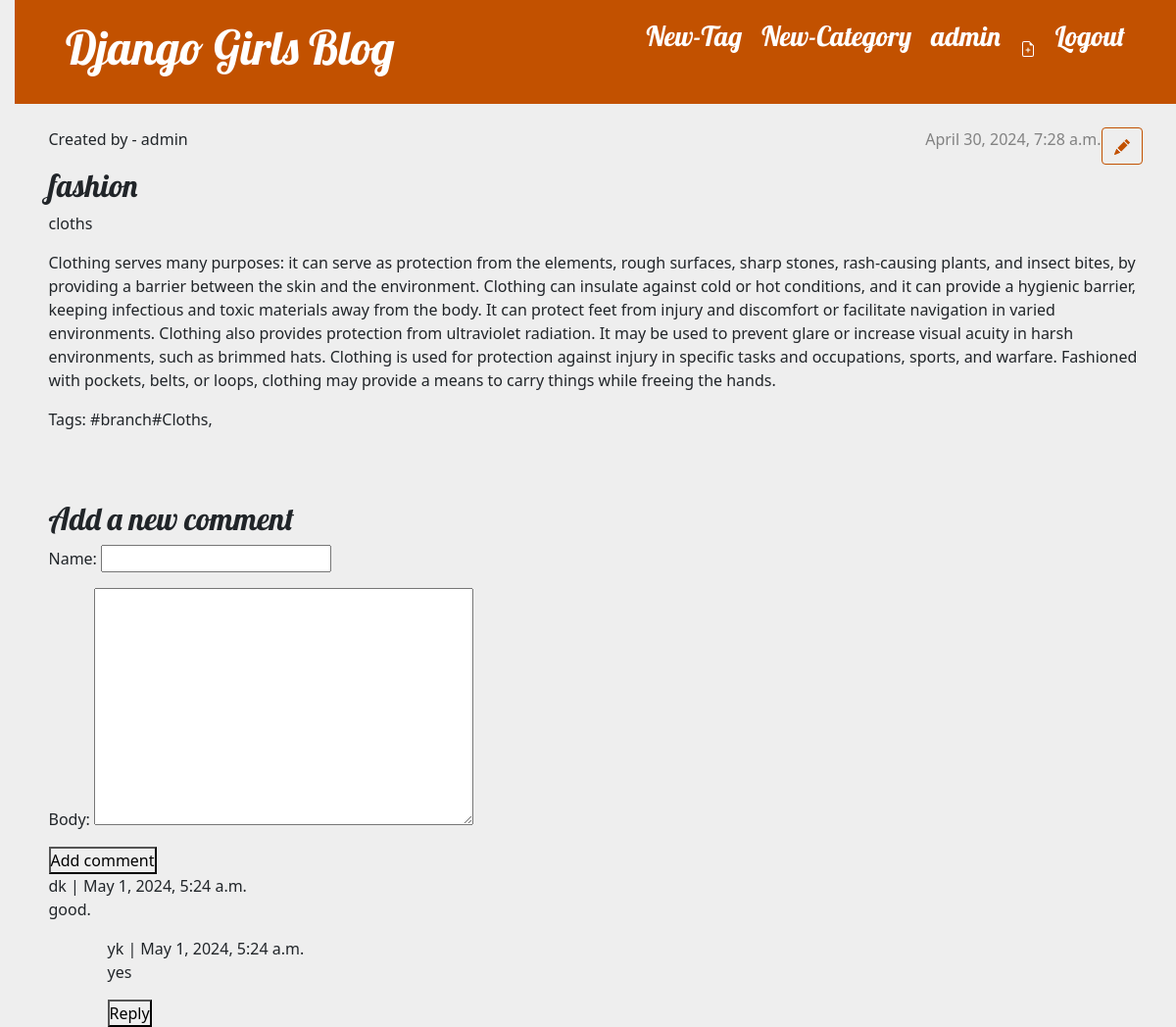
The app's page /post/1/ (signed in) with its own data.
### blog/models.py (models this page shows, shortened)
class User(AbstractUser):
    age = models.IntegerField(default=18)
    mobile = models.CharField(max_length=10)

class Post(models.Model):
    author = models.ForeignKey(settings.AUTH_USER_MODEL, on_delete=models.CASCADE)
    category = models.ForeignKey(Category, on_delete=models.CASCADE)
    tag = models.ManyToManyField(Tag)
    title = models.CharField(max_length=200)
    text = models.TextField()
    created_date = models.DateTimeField(default=timezone.now)
    published_date = models.DateTimeField(blank=True, null=True)

class Category(models.Model):
    name = models.CharField(max_length=60)
    desc = models.TextField()
    image = models.ImageField(upload_to='cat')
    def __str__(self):
        return self.name

class Tag(models.Model):
    name = models.CharField(max_length=60)
    desc = models.TextField()

class Comment(models.Model):
    post = models.ForeignKey(Post,
                             on_delete=models.CASCADE,
                             related_name='comments')
    name = models.CharField(max_length=80)
    email = models.EmailField()
    body = models.TextField()
    created = models.DateTimeField(auto_now_add=True)
    updated = models.DateTimeField(auto_now=True)
    active = models.BooleanField(default=True)
    parent = models.ForeignKey('self',on_delete=models.CASCADE, null=True, blank=True, related_name='replies')
    class Meta:
        ordering = ('created',)

### blog/views.py (the view)
# urls.py: path('post/<int:pk>/', views.post_detail, name="post_detail"),
def post_detail(request, pk):
    post = get_object_or_404(Post, pk=pk)
    comments = post.comments.filter(active=True, parent__isnull=True)
    if request.method == 'POST':
        comment_form = CommentForm(data=request.POST)
        if comment_form.is_valid():
            parent_obj = None
            try:
                parent_id = int(request.POST.get('parent_id'))
            except:
                parent_id = None
            if parent_id:
                parent_obj = Comment.objects.get(id=parent_id)
                if parent_obj:
                    replay_comment = comment_form.save(commit=False)
                    replay_comment.parent = parent_obj
            new_comment = comment_form.save(commit=False)
            new_comment.post = post
            new_comment.save()
            return redirect('post_detail', post.id)
    else:
        comment_form = CommentForm()
    return render(request,
                  'blog/post_detail.html',
                  {'post': post,
                   'comments': comments,
                   'comment_form': comment_form})

### blog/forms.py
class CommentForm(forms.ModelForm):
    class Meta:
        model = Comment
        fields = ('name', 'body')

### blog/templates/blog/post_detail.html (shortened to what this page needs)
{% extends 'blog/base.html' %}
{% block content %}
<article class="post mt-4">
    <aside class="actions">
        {% if post.author == request.user %}
            <a class="btn btn-secondary" href="{% url 'post_edit' pk=post.pk %}">
            </a>
        {% endif %}
    </aside>
    {% if post.published_date %}
        <time class="date">
            {{ post.published_date }}
        </time>
    {% endif %}
    <p>Created by - {{ post.author }}</p>
    <h2>{{ post.title }}</h2>
    <p>{{ post.category }}</p>
    <p>{{ post.text|linebreaksbr }}</p>
    <p>Tags:
        {% for t in post.tag.all %}
            {{ t.name }},
        {% endfor %}
    </p>
</article>
<h2>Add a new comment</h2>
<form action="." method="post">
    {{ comment_form.as_p }}
    <button type="submit">Add comment</button>
</form>
{% for comment in comments %}
<div class="comment" >
    <p class="info" style="margin: 0px;">{{ comment.name }} | {{ comment.created }}</p>
    {{ comment.body|linebreaks }}
    <div style="margin-left: 60px; ">
        {% for replay in comment.replies.all %}
        <p class="info" style="margin: 0px;">{{ replay.name }} | {{ replay.created }}</p>
        {{ replay.body|linebreaks}}
        {% endfor %}
    </div>
    <button type="button" style="margin-left: 60px;" class="collapsible" >Reply</button>
</div>
{% empty %}
<h4>There are no comments yet.</h4>
{% endfor %}
{% endblock %}

### blog/templates/blog/base.html (shortened to what this page needs)
{% load static %}
<!DOCTYPE html>
<html>
    <head>
        <link rel="stylesheet" href="https://cdn.jsdelivr.net/npm/bootstrap@5.1.3/dist/css/bootstrap.min.css">
        <link rel="stylesheet" href="{% static 'css/blog.css' %}">
    </head>
    <body>
        <header class="page-header">
          <div class="container">
            {% if user.is_authenticated %}
                <a href="{% url 'logout_view' %}" class="top-menu">
                    <h3>Logout</h3>
                </a>
                <a href="{% url 'post_new' %}" class="top-menu">
                </a>
                <a href="{% url 'user-profile' %}" class="top-menu">
                    <h3>{{user.username}}</h3>
                </a>
                <a href="{% url 'new_category' %}" class="top-menu">
                   <h3> New-Category</h3>
                </a>
                <a href="{% url 'new_tag' %}" class="top-menu">
                    <h3> New-Tag</h3>
                 </a>
            {% else %}
            <a href="{% url 'login_view' %}" class="top-menu">
                Login
            </a>
            {% endif %}
            <h1><a href="/">Django Girls Blog</a></h1>
          </div>
        </header>
        <main class="container">
            <div class="row">
                <div class="col">
                    {% block content %}
                    {% endblock %}
                </div>
            </div>
        </main>
    </body>
</html>

### blog/static/css/blog.css (style rules this page uses)
* { margin:0; padding:0 }
a,a:hover { text-decoration: none; }
body { background-color: #eee!important; }
h1 a, h2 a { color: #C25100; font-family: 'Lobster'; }
body { padding-left: 15px; }
.page-header { background-color: #C25100; margin-top: 0; padding: 20px 20px 20px 40px; }
.page-header h1, .page-header h1 a, .page-header h1 a:visited, .page-header h1 a:active { color: #ffffff; font-size: 36pt; text-decoration: none; }
h1, h2, h3, h4 { font-family: 'Lobster', cursive; }
.date { color: #828282; }
.top-menu, .top-menu:hover, .top-menu:visited { color: #ffffff; float: right; font-size: 26pt; margin-right: 20px; }
.post { margin-bottom: 70px; }
.post > .date, .post > .actions { float: right; }
.btn-secondary, .btn-secondary:visited { color: #C25100; background: none; border-color: #C25100; }

### records on screen
User: username "admin"
Post: published_date "April 30, 2024, 7:28 a.m.", author "admin", title "fashion", category "cloths", text "Clothing serves many purposes: it can serve as protection from the elements, rough surfaces, sharp stones, rash-causing plants, and insect bites, by providing a barrier between the skin and the environment. Clothing can insulate against cold or hot conditions, and it can provide a hygienic barrier, keeping infectious and toxic materials away from the body. It can protect feet from injury and discomfort or facilitate navigation in varied environments. Clothing also provides protection from ultraviolet radiation. It may be used to prevent glare or increase visual acuity in harsh environments, such as brimmed hats. Clothing is used for protection against injury in specific tasks and…"
Tag: name "#branch#Cloths"
Comment: name "dk", created "May 1, 2024, 5:24 a.m.", body "good."
Comment: name "yk", created "May 1, 2024, 5:24 a.m.", body "yes"
